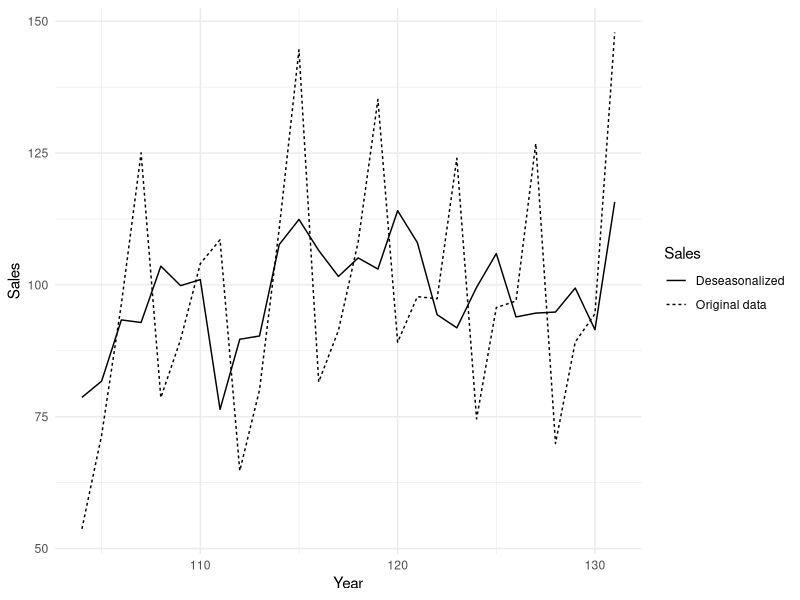
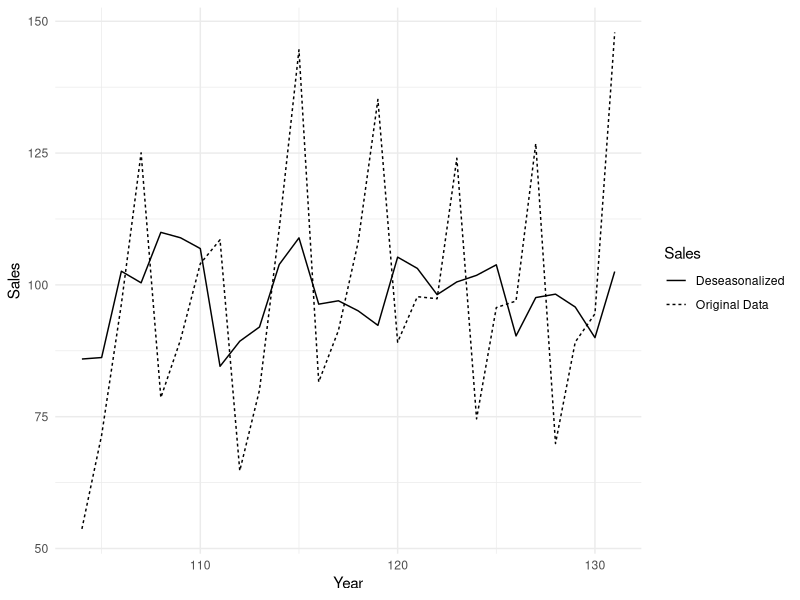
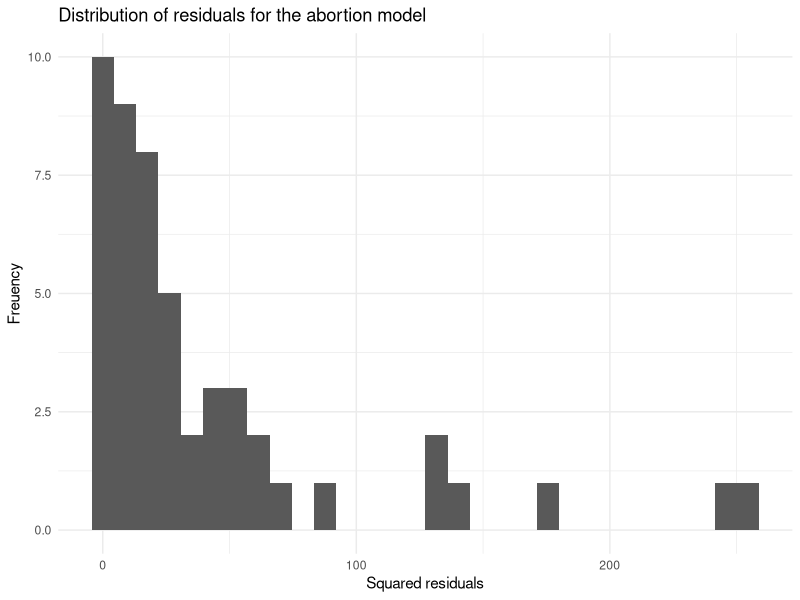
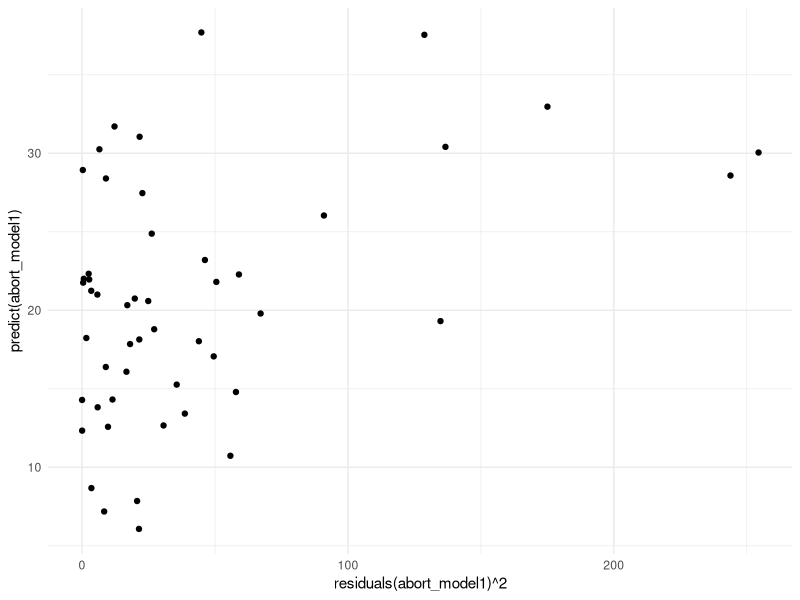

Here is the R script that generated these plots, in order: (Note: this script raises an error after producing the figures.)
#' ---
#' title: "Econometrics by example"
#' author: Pavan Gurazada
#' output: github_document
#' ---
#' last update: Fri Mar 09 10:50:26 2018

library(foreign)
library(tidyverse)
library(caret)
library(boot)
library(lme4)

set.seed(20130810)
theme_set(theme_minimal())

#' Though heavily biased towards Linear Regression, Econometrics deals with
#' specifying the regression problems rooted on economic theory. The regression
#' coefficient estimates and the sign of these estimates are derived from
#' theoretical considerations. This is a unique playground and several
#' interesting examples of economic problems are presented in this book, which
#' we intend to replicate in R

#' *Example 1*

cps_df <- read.dta("data/gujrati-example/Stata/Table1_1.dta")
glimpse(cps_df)

tr_rows <- createDataPartition(cps_df$wage, p = 0.8, list = FALSE)
train_cps <- cps_df[tr_rows, ]
test_cps <- cps_df[-tr_rows, ]

lm_cps <- train(wage ~ female + nonwhite + union + education + exper,
                data = train_cps,
                method = "lm",
                trControl = trainControl(method = "repeatedcv",
                                         number = 10, 
                                         repeats = 5))
summary(lm_cps)
#' Rubbish R^2 - features are missing

lm_cps2 <- train(wage ~ female + nonwhite + union + education + exper + female:nonwhite,
                 data = train_cps,
                 method = "lm",
                 trControl = trainControl(method = "repeatedcv",
                                         number = 10,
                                         repeats = 5))
summary(lm_cps2)

lm_cps3 <- train(wage ~ female + nonwhite + union + education + exper + 
                        female:education + female:exper + nonwhite:education,
                 data = train_cps,
                 method = "lm",
                 trControl = trainControl(method = "repeatedcv",
                                         number = 10,
                                         repeats = 5))
summary(lm_cps3)

#' *Example 2*

cd_usa <- read.dta("data/gujrati-example/Stata/Table2_1.dta")
glimpse(cd_usa)

summary(lm(lnoutput ~ lnlabor + lncapital, data = cd_usa))

#' This produces a highly explanatory model for the output of the state,
#' dependent on the labor and capital as inputs
#' 
#' Since the sample size is small, a bootstrap might be used to circomvent the 
#' requirement of normality for standard errors

lm_stat <- function(data, i) {
  lm_model <- lm(lnoutput ~ lnlabor + lncapital, data[i, ])
  return(coef(lm_model))
}

boot_cb <- boot(cd_usa, statistic = lm_stat, R = 1000)

#' Running the restricted version of the regression

summary(lm(lnoutlab ~ lncaplab, data = cd_usa))

summary(lm(outputstar ~ laborstar + capitalstar, data = cd_usa))
cd_model1 <- train(scale(output) ~ labor + capital, 
                   data = cd_usa,
                   method = "lm",
                   preProcess = c("center", "scale"),
                   trControl = trainControl(method = "boot", number = 100))
summary(cd_model1)

#' *Example 3*

gdp_us <- read.dta("data/gujrati-example/Stata/Table2_5.dta")
glimpse(gdp_us)

summary(lm(lnrgdp ~ time, data = gdp_us))
summary(lm(rgdp ~ time + time2, data = gdp_us))
summary(lm(lnrgdp ~ time + time2, data = gdp_us))

#' *Example 4*

food_expend <- read.dta("data/gujrati-example/Stata/Table2_8.dta")
glimpse(food_expend)

summary(lm(sfdho ~ lnexpend, data = food_expend))
summary(lm(sfdho ~ I(1/expend), data = food_expend))
summary(lm(sfdho ~ expend + expend2, data = food_expend))

#' When there is little to choose between these two models in terms of R^2,
#' cross-validation might provide an answer for which model to choose. The model
#' with better predictive power wins

tr_rows <- createDataPartition(food_expend$sfdho, p = 0.8, list = FALSE)
food_expend_train <- food_expend[tr_rows, ]
food_expend_test <- food_expend[-tr_rows, ]

food_model1 <- train(sfdho ~ lnexpend, 
                     data = food_expend_train,
                     method = "lm",
                     preProcess = c("center", "scale"),
                     trControl = trainControl(method = "repeatedcv", 
                                              number = 10, 
                                              repeats = 5))
food_model2 <- train(sfdho ~ I(1/expend), 
                     data = food_expend_train,
                     method = "lm",
                     preProcess = c("center", "scale"),
                     trControl = trainControl(method = "repeatedcv", 
                                              number = 10, 
                                              repeats = 5))

food_model1
food_model2

#' model 1 is better. When multiple models fit the data closely, I tend to lean
#' towards the model that offers a richer interpetation, even if it has lesser
#' predictive power

#' *Example 5*

corruption <- read.dta("data/gujrati-example/Stata/Table2_18.dta")
glimpse(corruption)

corruption_model1 <- train(index ~ country + gdp_cap,
                           data = corruption,
                           method = "rf")
corruption_model1

corruption_model2 <- train(index ~ country * gdp_cap,
                           data = corruption,
                           method = "rf")
corruption_model2

#' *Example 6* Relationship between Gross Private Investments (GPI) and Gross
#' Personal Savings (GPS). How much of the savings do people tend to invest?

si_usa <- read.dta("data/gujrati-example/Stata/Table3_6.dta")
glimpse(si_usa)

summary(lm(gpi ~ gps, data = si_usa))

#' 1981-82 was the worst recession for peace-time US. We can include this as a
#' structural dummy using the variable recession81 = 1 for observations beyond
#' 81 and 0 otherwise

summary(lm(gpi ~ gps + recession81, data = si_usa))
summary(lm(gpi ~ gps + recession81 + gpsrec81, data = si_usa))

#' Results dont tally with the book but an interesting application of dummy
#' variables to detect structural changes. This is especially true for
#' time-series

#' *Example 7*
#' Deseasonalizing trends with dummy variables

sales_df <- read.dta("data/gujrati-example/Stata/Table3_10.dta")
glimpse(sales_df)

sales_df <- rename(sales_df, q2 = d2, q3 = d3, q4 = d4)
glimpse(sales_df)

summary(sales_model <- lm(sales ~ q2 + q3 + q4, data = sales_df))

sales_df <- sales_df %>% 
              mutate(sales_adj = mean(sales) + residuals(sales_model))

dev.new()
ggplot(data = sales_df, aes(x = yearq, y = sales)) +
  geom_line(aes(linetype = "Original data")) +
  geom_line(aes(y = sales_adj, linetype = "Deseasonalized")) +
  labs(x = "Year",
       y = "Sales",
       linetype = "Sales")

#' As can be seen in the plot above, some of the variation in sales is
#' attributed to the variation due to the demand associated with change in
#' quarters. The underlying pattern beyond this seasonal variation can be
#' explored using this kind of a regression analysis.

summary(sales_model2 <- lm(sales ~ rpdi + conf + q2 + q3 + q4, 
                           data = sales_df))

sales_df <- sales_df %>% 
              mutate(sales_adj = mean(sales) + residuals(sales_model2))

dev.new()
ggplot(data = sales_df, aes(x = yearq)) +
  geom_line(aes(y = sales, linetype = "Original Data")) +
  geom_line(aes(y = sales_adj, linetype = "Deseasonalized")) +
  labs(x = "Year",
       y = "Sales",
       linetype = "Sales")

summary(sales_model3 <- lm(sales ~ rpdi + conf + q2 + q3 + q4 + 
                                   q2:rpdi + q3:rpdi + q4:rpdi +
                                   q2:conf + q3:conf + q4:conf,
                           data = sales_df))

#' From the above table, the lack of significance of the coefficients show that
#' there is no seasonal variation in rpdi and conf

summary(sales_model4 <- lm(log(sales) ~ rpdi + conf + q2 + q3 + q4, 
                           data = sales_df))

#' Verifying Frisch-Waugh theorem
#'
#' Regress sales, rdpi and conf individually on the dummy variables for the
#' quarters. This accounts for the variation in these variables that is
#' correlated with the variation in the quarters

summary(s1 <- lm(sales ~ q2 + q3 + q4, data = sales_df))
summary(s2 <- lm(rpdi ~ q2 + q3 + q4, data = sales_df))
summary(s3 <- lm(conf ~ q2 + q3 + q4, data = sales_df))

#' The residuals will compute the left over variation in the variables once the 
#' seasonal variation is accounted for

rs1 <- residuals(s1)
rs2 <- residuals(s2)
rs3 <- residuals(s3)

#' Now we can capture the variation in the "purer" variables by running a
#' regression on the residuals

summary(lm(rs1 ~ rs2 + rs3 - 1))
summary(lm(sales ~ rpdi + conf + q2 + q3 + q4, data = sales_df))

#' As can be seen from these regression outputs, the coefficients of rs2 and rs3
#' in the first regression and rpdi and conf in the second regression are the
#' same. This is nice since you do not need to account for seasonal variations
#' in the outcome and the predictors individually. Usage of dummies achieves two
#' tasks at once

summary(lm(sales ~ rpdi + conf + q2 + q3 + q4 + trend, data = sales_df))

#' *Example 8*
#' 

diabetes_data <- read.dta("data/gujrati-example/Stata/Table3_19.dta")
glimpse(diabetes_data)

summary(lm(diabetes ~ ban * sugar_sweet_cap, diabetes_data))

#' *Example 9*
#' Dependence of working women's hours of work; data is collected for 753 women
#' in 1975

wwmn_data <- read.dta("data/gujrati-example/Stata/Table4_4.dta")
glimpse(wwmn_data)

summary(w_model1 <- lm(hours ~ age + educ + exper + faminc + fathereduc + hage + 
                               heduc + hhours + hwage + kids618 + kidsl6 + wage 
                               + mothereduc + mtr + unemployment, 
                       data = wwmn_data))

w_corrs <- wwmn_data %>% select(-hours) %>% cor()

bad_preds <- findCorrelation(w_corrs, cutoff = 0.75, verbose = TRUE)

wwmn_cleaned <- wwmn_data %>% select(-hours) %>% 
                              select(-bad_preds) %>%
                              mutate(hours = wwmn_data$hours)
glimpse(wwmn_cleaned)

summary(w_model2 <- lm(hours ~ educ + exper + faminc + fathereduc + hage + 
                               heduc + hhours + hwage + kids618 + kidsl6 + wage 
                               + mothereduc + unemployment, 
                       data = wwmn_cleaned))

#' Often number of variables in econometric studies are handpicked and hence
#' multicollinearity should not be a reason for exclusion. There should be valid
#' arguments that drive that decision. This is a very subjective call dependent 
#' on the information available to the analyst

summary(w_model3 <- lm(hours ~ age + educ + exper + faminc + hhours + hwage + 
                               kidsl6 + wage + mtr + unemployment, 
                       data = wwmn_data))

#' *Example 10*

manpower <- read.dta("data/gujrati-example/Stata/Table4_11.dta")
glimpse(manpower)

x_corr <- manpower %>% select(-y) %>% cor()
findCorrelation(x_corr, cutoff = 0.75, verbose = TRUE, names = TRUE)

#' *Example 11*
#' What factors determine abortion rate across the 50 states in USA?
#' 
#' In this example heteroscedascity is examined. Basically, the assumption that 
#' the error variance across the observations is the same goes kaput.

abortion_df <- read.dta("data/gujrati-example/Stata/Table5_1.dta")
glimpse(abortion_df)

#' begin by adding everything into a linear model

summary(abort_model1 <- lm(abortion ~ religion + price + laws + funds + educ + income  + picket, 
                           data = abortion_df))

#' Common wisdom would dictate that parameters like income and funds (which make
#' the mechanics of abortion easier) should increase the abortion rate. The
#' results indicate that except income and picket nothing else is significant.
#' What is missing in this analysis is the effect of the state to which the
#' subject belongs to. Maybe that is a source of different groups of people?

dev.new()
qplot(residuals(abort_model1)^2, geom = "histogram") +
  labs(x = "Squared residuals",
       y = "Freuency",
       title = "Distribution of residuals for the abortion model")

#' This plot shows evidence of a heavy-tailed distribution. The residual vs
#' fitted values plot also shows systematic variation

dev.new()
qplot(residuals(abort_model1)^2, predict(abort_model1))

#' We can confirm our suspicions by running a regression of the squared
#' residuals on the predictors. We want all the coefficients in this regression
#' to be 0.

abortion_df <- abortion_df %>% 
                 mutate(resid2 = residuals(abort_model1)^2,
                        pred = predict(abort_model1),
                        pred2 = predict(abort_model1)^2)

summary(abort_err_mdl <- lm(resid2 ~ religion + price + laws + funds + educ + 
                                     income + picket, 
                            data = abortion_df))

#' Another approach is to regress the squared residuals on the fitted values,
#' which in a way captures the linear model in the previous snippet.

summary(abort_err_mdl2 <- lm(resid2 ~ pred + pred2, data = abortion_df))

#' Given that the error terms are not i.i.d., we can look to remedy these. A
#' popular method is logarithms

summary(abort_model2 <- lm(lnabortion ~ religion + price + laws + funds + educ +
                                        income + picket,
                           data = abortion_df))

abort_err_df <- abortion_df %>% 
                  mutate(resid2 = residuals(abort_model2)^2,
                         pred = predict(abort_model2),
                         pred2 = predict(abort_model2)^2)

summary(lm(resid2 ~ pred + pred2, data = abort_err_df))

#' The F-statistic from the above equation indicates that error variances are
#' equal.
#'
#' However, this raises a concern whether it is good to do such tremendous
#' assumptions to validate linear models. Does this engineering result in
#' improved predictive power?

tr_rows <- createDataPartition(abortion_df$lnabortion, p = 0.8, list = FALSE)
abortion_train <- abortion_df[tr_rows, ]
abortion_test <- abortion_df[-tr_rows, ]

model_lm <- train(abortion ~ religion + price + laws + funds + educ + income  + picket,
                  data = abortion_train,
                  method = "lm",
                  trControl = trainControl(method = "repeatedcv", 
                                           number = 10,
                                           repeats = 5))

model_rf <- train(abortion ~ state + religion + price + laws + funds + educ + income  + picket,
                  data = abortion_train,
                  method = "ranger",
                  trControl = trainControl(method = "repeatedcv", 
                                           number = 10,
                                           repeats = 5))

model_lm$results
model_rf$results

#' Random forests does not improve the accuracy remarkably. We can drop back
#' down to the normal linear model. The data seem to be woefully insufficient!

#' *Example 12*
#' Consumption function
#' What does the real consumption in a particular year depend on?

consumption_df <- read.dta("data/gujrati-example/Stata/Table6_1.dta")
glimpse(consumption_df)

summary(model_lm1 <- lm(lnconsump ~ lndpi + lnwealth + interest, data = consumption_df))

#' Time series plots needs to be checked for autocorrelation by default

dev.new()
qplot(consumption_df$year, residuals(model_lm1), geom = "line") +
  labs(x = "Year",
       y = "Residuals")

summary(model_lm2 <- lm(dlnconsump ~ dlndpi + dlnwealth + dinterest, data = consumption_df))

qplot(consumption_df$year[-1], residuals(model_lm2), geom = "line") +
  labs(x = "Year",
       y = "Residuals")
